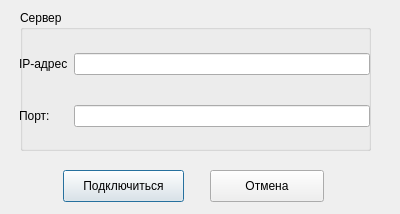
<?xml version="1.0" encoding="UTF-8"?>
<ui version="4.0">
 <class>connectToServerDialog</class>
 <widget class="QDialog" name="connectToServerDialog">
  <property name="geometry">
   <rect>
    <x>0</x>
    <y>0</y>
    <width>400</width>
    <height>214</height>
   </rect>
  </property>
  <property name="windowTitle">
   <string>Dialog</string>
  </property>
  <widget class="QPushButton" name="pushButtonConnect">
   <property name="geometry">
    <rect>
     <x>63</x>
     <y>170</y>
     <width>121</width>
     <height>32</height>
    </rect>
   </property>
   <property name="text">
    <string>Подключиться</string>
   </property>
  </widget>
  <widget class="QPushButton" name="pushButtonCancel">
   <property name="geometry">
    <rect>
     <x>210</x>
     <y>170</y>
     <width>114</width>
     <height>32</height>
    </rect>
   </property>
   <property name="text">
    <string>Отмена</string>
   </property>
  </widget>
  <widget class="QGroupBox" name="groupBox">
   <property name="geometry">
    <rect>
     <x>20</x>
     <y>10</y>
     <width>351</width>
     <height>141</height>
    </rect>
   </property>
   <property name="title">
    <string>Сервер</string>
   </property>
   <widget class="QWidget" name="gridLayoutWidget">
    <property name="geometry">
     <rect>
      <x>-1</x>
      <y>19</y>
      <width>351</width>
      <height>123</height>
     </rect>
    </property>
    <layout class="QGridLayout" name="gridLayout">
     <item row="0" column="0">
      <widget class="QLabel" name="label">
       <property name="text">
        <string>IP-адрес</string>
       </property>
      </widget>
     </item>
     <item row="1" column="0">
      <widget class="QLabel" name="label_2">
       <property name="text">
        <string>Порт:</string>
       </property>
      </widget>
     </item>
     <item row="1" column="1">
      <widget class="QLineEdit" name="lineEditPort">
       <property name="alignment">
        <set>Qt::AlignCenter</set>
       </property>
      </widget>
     </item>
     <item row="0" column="1">
      <widget class="QLineEdit" name="lineEditIP">
       <property name="alignment">
        <set>Qt::AlignCenter</set>
       </property>
      </widget>
     </item>
    </layout>
   </widget>
  </widget>
  <zorder>pushButtonConnect</zorder>
  <zorder>pushButtonCancel</zorder>
  <zorder>groupBox</zorder>
  <zorder>label</zorder>
 </widget>
 <resources/>
 <connections/>
</ui>
